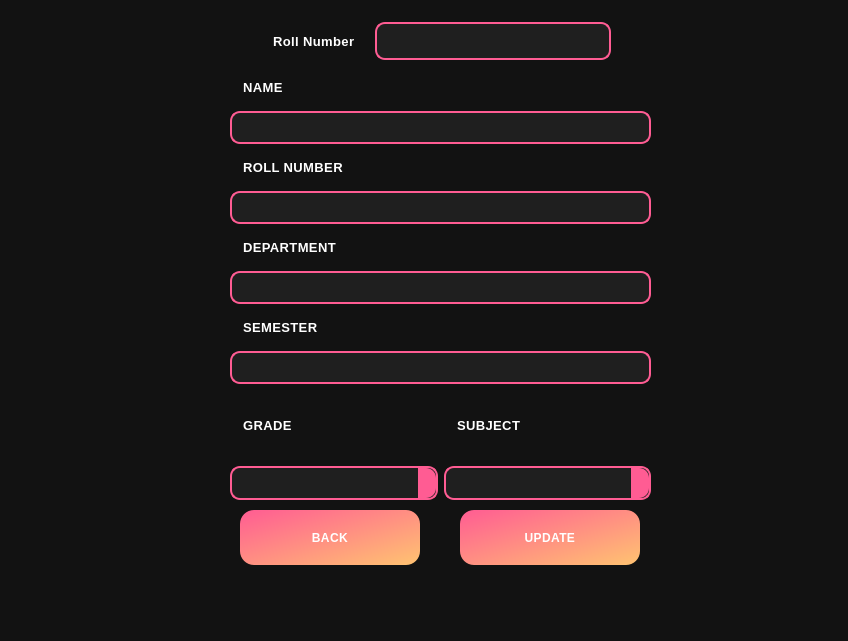
<?xml version="1.0" encoding="UTF-8"?>
<ui version="4.0">
 <class>Adminmenu</class>
 <widget class="QMainWindow" name="Adminmenu">
  <property name="geometry">
   <rect>
    <x>0</x>
    <y>0</y>
    <width>848</width>
    <height>641</height>
   </rect>
  </property>
  <property name="windowTitle">
   <string>MainWindow</string>
  </property>
  <property name="styleSheet">
   <string notr="true">/* Main Window Background */
QWidget {
    background-color: #121212;
    color: #e0e0e0;
    font-family: 'Poppins', 'Segoe UI', sans-serif;
    font-size: 15px;
    letter-spacing: 0.4px;
    padding: 10px;
}

/* Labels */
QLabel {
    font-size: 15px;
    color: #ffffff;
    font-weight: 500;
}

/* Buttons */
QPushButton {
    background: qlineargradient(x1:0, y1:0, x2:1, y2:1, stop:0 #ff5c93, stop:1 #ffc371);
    border: none;
    border-radius: 14px;
    color: white;
    font-size: 15px;
    font-weight: bold;
    padding: 10px 22px;
    min-width: 120px;
    box-shadow: 0px 3px 8px rgba(0, 0, 0, 0.2);
    transition: all 0.25s;
}

QPushButton:hover {
    background: qlineargradient(x1:0, y1:0, x2:1, y2:1, stop:0 #ffc371, stop:1 #ff5c93);
    box-shadow: 0px 5px 12px rgba(255, 92, 147, 0.5);
}

QPushButton:pressed {
    background: qlineargradient(x1:0, y1:0, x2:1, y2:1, stop:0 #e34e82, stop:1 #ff9f57);
    transform: translateY(2px);
}

/* ComboBox */
QComboBox {
    background-color: #1f1f1f;
    border: 2px solid #ff5c93;
    border-radius: 10px;
    color: white;
    padding: 6px 12px;
    font-size: 14px;
}

QComboBox::drop-down {
    subcontrol-origin: padding;
    subcontrol-position: top right;
    width: 18px;
    background-color: #ff5c93;
    border-top-right-radius: 10px;
    border-bottom-right-radius: 10px;
}

QComboBox QAbstractItemView {
    background-color: #1f1f1f;
    color: #ffffff;
    selection-background-color: #ff5c93;
    border-radius: 8px;
}

/* LineEdit */
QLineEdit {
    background-color: #1f1f1f;
    border: 2px solid #ff5c93;
    border-radius: 10px;
    color: white;
    font-size: 14px;
    padding: 8px 12px;
}

/* Checkboxes */
QCheckBox {
    color: #ffffff;
    font-size: 14px;
}

QCheckBox::indicator {
    width: 18px;
    height: 18px;
    border: 2px solid #ff5c93;
    border-radius: 4px;
    background-color: transparent;
    transition: background-color 0.25s;
}

QCheckBox::indicator:checked {
    background-color: #ff5c93;
    border: 2px solid #ff9f57;
}

/* ScrollBar */
QScrollBar:vertical {
    background: #1f1f1f;
    width: 12px;
    margin: 4px;
    border-radius: 6px;
}

QScrollBar::handle:vertical {
    background: #ff5c93;
    border-radius: 6px;
    min-height: 20px;
}

QScrollBar::add-line, QScrollBar::sub-line {
    background: none;
}

/* Table Widget */
QTableWidget {
    background-color: #1f1f1f;
    border: 2px solid #ff5c93;
    color: #ffffff;
    font-size: 14px;
    gridline-color: #ff5c93;
}

QHeaderView::section {
    background-color: #ff5c93;
    color: white;
    padding: 6px;
    border: none;
}

/* Tooltips */
QToolTip {
    background-color: #ff5c93;
    color: white;
    padding: 6px;
    border-radius: 8px;
}

</string>
  </property>
  <widget class="QWidget" name="centralwidget">
   <widget class="QWidget" name="layoutWidget">
    <property name="geometry">
     <rect>
      <x>260</x>
      <y>0</y>
      <width>351</width>
      <height>43</height>
     </rect>
    </property>
    <layout class="QHBoxLayout" name="horizontalLayout">
     <item>
      <widget class="QLabel" name="label_2">
       <property name="styleSheet">
        <string notr="true">QLabel {
    font-size: 13px;
}</string>
       </property>
       <property name="text">
        <string>Roll Number</string>
       </property>
      </widget>
     </item>
     <item>
      <widget class="QLineEdit" name="lineEdit">
       <property name="styleSheet">
        <string notr="true">
QLabel {

    background-color: #1f1f1f;
    border: 2px solid #ff5c93;
    border-radius: 10px;
    color: white;
    font-size: 10px;
    padding: 8px 12px;

}</string>
       </property>
      </widget>
     </item>
    </layout>
   </widget>
   <widget class="QWidget" name="layoutWidget">
    <property name="geometry">
     <rect>
      <x>230</x>
      <y>50</y>
      <width>421</width>
      <height>430</height>
     </rect>
    </property>
    <layout class="QVBoxLayout" name="verticalLayout_5">
     <item>
      <layout class="QVBoxLayout" name="verticalLayout">
       <item>
        <widget class="QLabel" name="label_3">
         <property name="styleSheet">
          <string notr="true">QLabel {
    qproperty-alignment: 'AlignCenter'; /* Center-aligns the text */
f;
    font-size: 13px;
}</string>
         </property>
         <property name="text">
          <string>NAME</string>
         </property>
        </widget>
       </item>
       <item>
        <widget class="QLabel" name="label_name">
         <property name="styleSheet">
          <string notr="true">
QLabel {

    background-color: #1f1f1f;
    border: 2px solid #ff5c93;
    border-radius: 10px;
    color: white;
    font-size: 11px;
    padding: 8px 12px;

}</string>
         </property>
         <property name="text">
          <string/>
         </property>
        </widget>
       </item>
      </layout>
     </item>
     <item>
      <layout class="QVBoxLayout" name="verticalLayout_2">
       <item>
        <widget class="QLabel" name="label_5">
         <property name="styleSheet">
          <string notr="true">QLabel {
    qproperty-alignment: 'AlignCenter'; /* Center-aligns the text */
f;
   font-size: 13px;
}
</string>
         </property>
         <property name="text">
          <string>ROLL NUMBER</string>
         </property>
        </widget>
       </item>
       <item>
        <widget class="QLabel" name="label_rollno">
         <property name="styleSheet">
          <string notr="true">
QLabel {

    background-color: #1f1f1f;
    border: 2px solid #ff5c93;
    border-radius: 10px;
    color: white;
    font-size: 11px;
    padding: 8px 12px;

}</string>
         </property>
         <property name="text">
          <string/>
         </property>
        </widget>
       </item>
      </layout>
     </item>
     <item>
      <layout class="QVBoxLayout" name="verticalLayout_3">
       <item>
        <widget class="QLabel" name="label_7">
         <property name="styleSheet">
          <string notr="true">QLabel {
    qproperty-alignment: 'AlignCenter'; /* Center-aligns the text */
f;
    font-size: 13px;
}</string>
         </property>
         <property name="text">
          <string>DEPARTMENT</string>
         </property>
        </widget>
       </item>
       <item>
        <widget class="QLabel" name="label_department">
         <property name="styleSheet">
          <string notr="true">
QLabel {

    background-color: #1f1f1f;
    border: 2px solid #ff5c93;
    border-radius: 10px;
    color: white;
    font-size: 11px;
    padding: 8px 12px;

}</string>
         </property>
         <property name="text">
          <string/>
         </property>
        </widget>
       </item>
      </layout>
     </item>
     <item>
      <layout class="QVBoxLayout" name="verticalLayout_4">
       <item>
        <widget class="QLabel" name="label_9">
         <property name="styleSheet">
          <string notr="true">QLabel {
    qproperty-alignment: 'AlignCenter'; /* Center-aligns the text */
f;
    font-size: 13px;
}
</string>
         </property>
         <property name="text">
          <string>SEMESTER</string>
         </property>
        </widget>
       </item>
       <item>
        <widget class="QLabel" name="label_semester_2">
         <property name="styleSheet">
          <string notr="true">
QLabel {

    background-color: #1f1f1f;
    border: 2px solid #ff5c93;
    border-radius: 10px;
    color: white;
    font-size: 11px;
    padding: 8px 12px;

}</string>
         </property>
         <property name="text">
          <string/>
         </property>
        </widget>
       </item>
      </layout>
     </item>
     <item>
      <layout class="QHBoxLayout" name="horizontalLayout_3">
       <item>
        <widget class="QLabel" name="label_12">
         <property name="styleSheet">
          <string notr="true">QLabel {
    qproperty-alignment: 'AlignCenter'; /* Center-aligns the text */

    font-size: 13px;
}</string>
         </property>
         <property name="text">
          <string>GRADE</string>
         </property>
        </widget>
       </item>
       <item>
        <widget class="QLabel" name="label_11">
         <property name="styleSheet">
          <string notr="true">QLabel {
    qproperty-alignment: 'AlignCenter'; /* Center-aligns the text */
f;
    font-size: 13px;
}</string>
         </property>
         <property name="text">
          <string>SUBJECT</string>
         </property>
        </widget>
       </item>
      </layout>
     </item>
     <item>
      <layout class="QHBoxLayout" name="horizontalLayout_4">
       <item>
        <widget class="QComboBox" name="comboBoxGrade"/>
       </item>
       <item>
        <widget class="QComboBox" name="comboBoxSubject"/>
       </item>
      </layout>
     </item>
    </layout>
   </widget>
   <widget class="QPushButton" name="pushButton">
    <property name="geometry">
     <rect>
      <x>450</x>
      <y>480</y>
      <width>200</width>
      <height>75</height>
     </rect>
    </property>
    <property name="styleSheet">
     <string notr="true">QPushButton {
    font-family: &quot;Verdana&quot;;
    font-size: 12px;
    color: white; /* Orange text */
    font-weight: bold;
    padding: 15px 30px;
    margin: 10px;
    min-width: 120px;
    min-height: 25px;
}</string>
    </property>
    <property name="text">
     <string>UPDATE</string>
    </property>
   </widget>
   <widget class="QPushButton" name="pushbutton_back">
    <property name="geometry">
     <rect>
      <x>230</x>
      <y>480</y>
      <width>200</width>
      <height>75</height>
     </rect>
    </property>
    <property name="styleSheet">
     <string notr="true">QPushButton {
    font-family: &quot;Verdana&quot;;
    font-size: 12px;
    color: white; /* Orange text */
    font-weight: bold;
    padding: 15px 30px;
    margin: 10px;
    min-width: 120px;
    min-height: 25px;
}</string>
    </property>
    <property name="text">
     <string>BACK</string>
    </property>
   </widget>
  </widget>
  <widget class="QMenuBar" name="menubar">
   <property name="geometry">
    <rect>
     <x>0</x>
     <y>0</y>
     <width>848</width>
     <height>45</height>
    </rect>
   </property>
  </widget>
  <widget class="QStatusBar" name="statusbar"/>
 </widget>
 <resources/>
 <connections/>
</ui>
